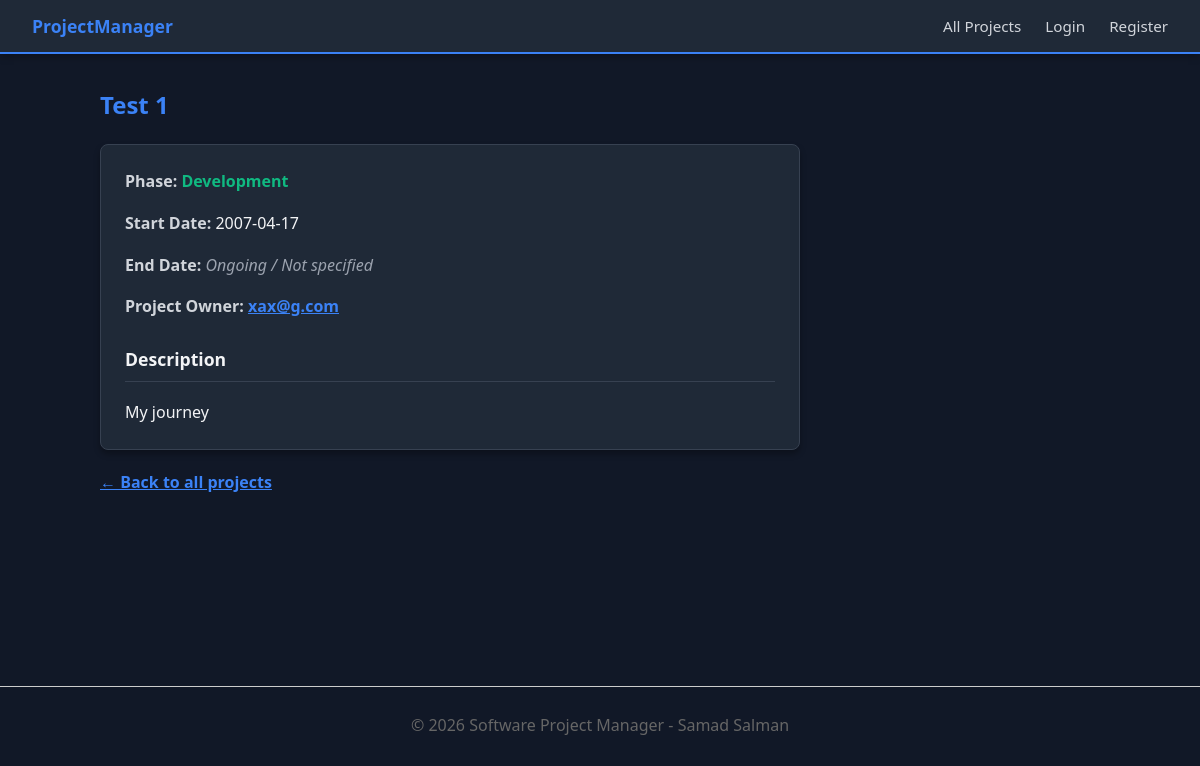
The app's page /project.php?id=8, older data.
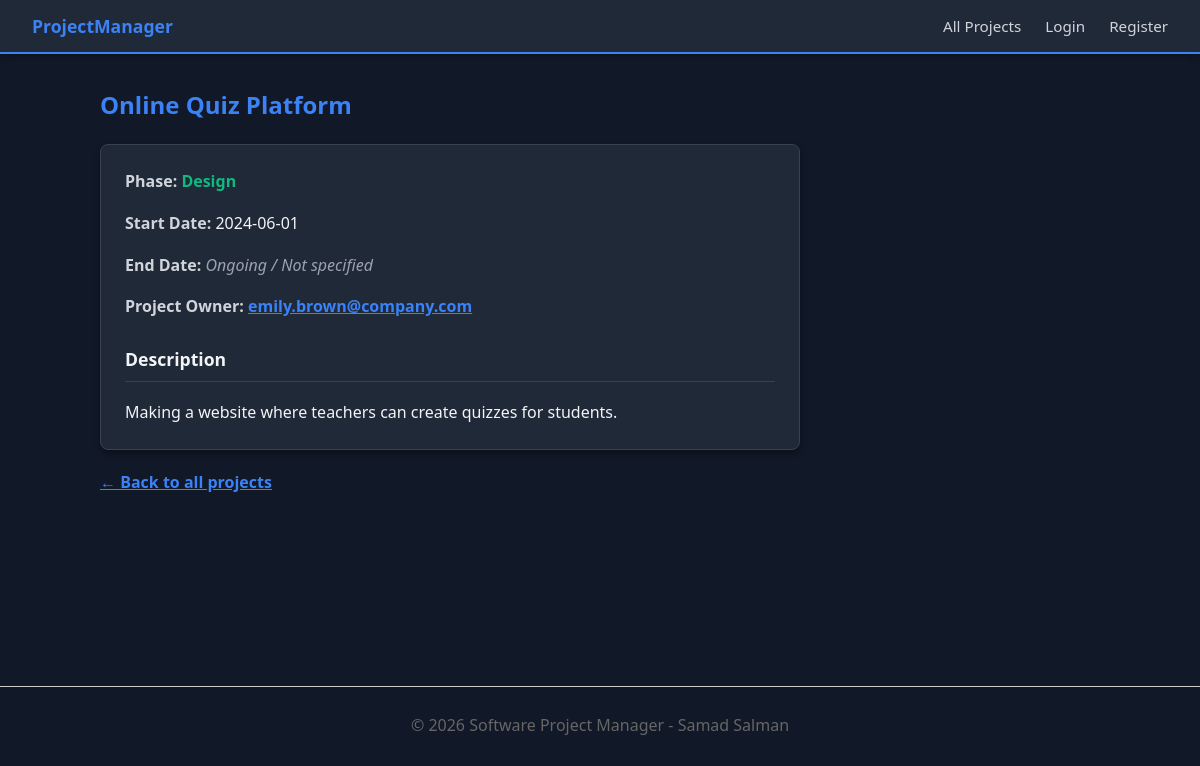
The same page, newer data.
### tables this page shows
CREATE TABLE `projects` (
  `pid` int(11) NOT NULL,
  `title` varchar(100) NOT NULL,
  `start_date` date NOT NULL,
  `end_date` date DEFAULT NULL,
  `short_description` text DEFAULT NULL,
  `phase` enum('design','development','testing','deployment','complete') NOT NULL,
  `uid` int(11) NOT NULL
);

CREATE TABLE `users` (
  `uid` int(11) NOT NULL,
  `username` varchar(50) NOT NULL,
  `password` varchar(255) NOT NULL,
  `email` varchar(100) NOT NULL
);

### project.php (the view, shortened to what this page needs)
<?php
require_once 'includes/db.php';
$project_id = $_GET['id'];
$stmt = $pdo->prepare("
    SELECT p.title, p.start_date, p.end_date, p.short_description, p.phase, u.email
    FROM projects p
    JOIN users u ON p.uid = u.uid
    WHERE p.pid = ?
");
$stmt->execute([$project_id]);
$project = $stmt->fetch();
require_once 'includes/header.php';
?>
<?php if ($project): ?>
    <div style="max-width: 700px;">
        <h2 style="color: var(--primary);"><?php echo htmlspecialchars($project['title']); ?></h2>
        <div style="background: var(--surface); padding: 1.5rem; border-radius: 8px; border: 1px solid var(--border); box-shadow: 0 4px 6px rgba(0,0,0,0.3);">
            <p style="margin-top: 0;">
                <strong style="color: var(--text-light);">Phase:</strong>
                <span style="text-transform: capitalize; color: var(--accent); font-weight: bold;">
                    <?php echo htmlspecialchars($project['phase']); ?>
                </span>
            </p>
            <p>
                <strong style="color: var(--text-light);">Start Date:</strong>
                <?php echo htmlspecialchars($project['start_date']); ?>
            </p>
            <p>
                <strong style="color: var(--text-light);">End Date:</strong>
                <?php echo $project['end_date'] ? htmlspecialchars($project['end_date']) : '<em style="color: #9CA3AF;">Ongoing / Not specified</em>'; ?>
            </p>
            <p>
                <strong style="color: var(--text-light);">Project Owner:</strong>
                <a href="mailto:<?php echo htmlspecialchars($project['email']); ?>">
                    <?php echo htmlspecialchars($project['email']); ?>
                </a>
            </p>
            <h3 style="margin-top: 25px; border-bottom: 1px solid var(--border); padding-bottom: 8px; font-size: 1.1rem;">Description</h3>
            <p style="white-space: pre-wrap; line-height: 1.6; margin-bottom: 0; color: var(--text);"><?php echo htmlspecialchars($project['short_description']); ?></p>
        </div>
        <div style="margin-top: 20px;">
            <a href="index.php">&larr; Back to all projects</a>
        </div>
    </div>
<?php else: ?>
    <h2>Project Not Found</h2>
    <p>The project you are looking for does not exist or has been removed.</p>
    <a href="index.php">Return to homepage</a>
<?php endif; ?>
<?php require_once 'includes/footer.php'; ?>

Row changes from the older to the newer data that the page shows:
changed projects: title "Test 1" → "Online Quiz Platform"; phase "Development" → "Design"; start_date "2007-04-17" → "2024-06-01"; uid.email "xax@g.com" → "emily.brown@company.com"; short_description "My journey" → "Making a website where teachers can create quizzes for students."
